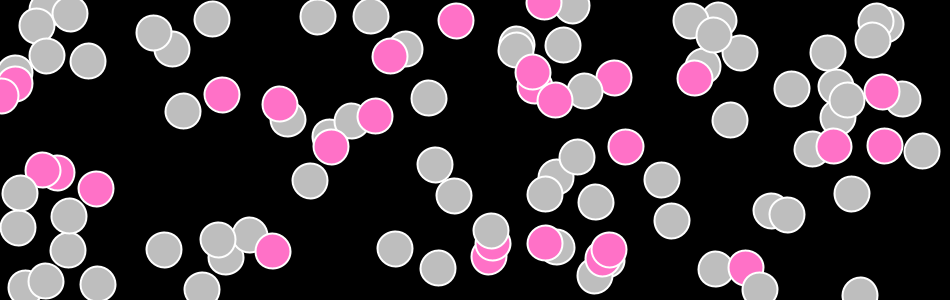
Frame 1 (no input)
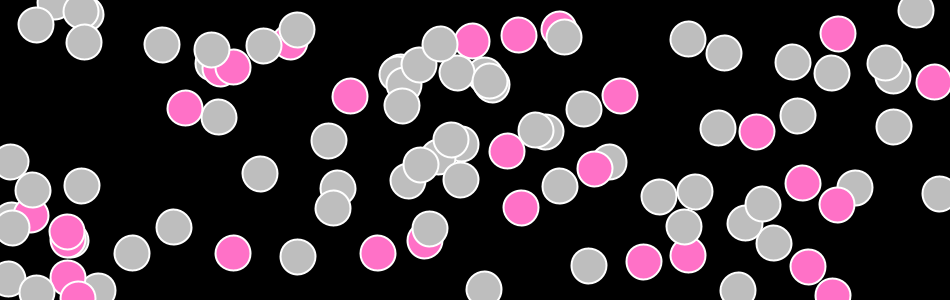
Frame 2 (the mouse pressed at the canvas centre, redrawn once)

The Processing sketch that drew these frames (run headless with seeded random() and noise(); the mouse was pressed at the canvas centre and the sketch redrawn once):

// Processing sketch: processing_62593
// ── processing_62593.pde

// Exercício de Probabilidades/ Percentagem    Anabel Santos

int totalObjectos; // numero total de objectos, neste caso circulos

float posX, posY; // variavel para a posição horizontal (x) e vertical (y) do circulo
float diametro; // variavel para o tamanho do circulo
float r,g,b; // variavel para as cores dos círculos

float probabilidade; // variável para controlar a probabilidade
float percentagem; //  variável para controlar as percentagens de cor
int countProbabilidade; //  variável para controlar

// definiçoes setup
void setup() { 
  
  size (950, 300); // tamanho do fundo
  noLoop(); //  imagem estática
  
  
  totalObjectos = 100;// numero total de circulos
  
  
 percentagem = 15; // 15 por cento dos circulos sejam rosas
 probabilidade = 90 - percentagem; // a variavel para o teste da probabilidade
 
  countProbabilidade  = 0; // um counter para verificarmos quantos circulos pintamos de vermelho
}


// parte ilustrativa (desenhos)
void draw(){
  background(0); // cor de fundo
  
  for ( int i = 0; i <totalObjectos; i++) /*Controla a uma sequência de repetiçoes 
                                               neste caso ciclo de criação de círculos*/
  {
     
 
     posX = random (width); // número aleatório para a posição horizonral 
     posY = random (height); // número aleatório para posição vertical
     diametro = 35; // diametro de 35     
     
     if (random(100) > probabilidade){ /* se o random 100 (rosa), for menor que a 
     probabilidade os circulos serão rosas */
      
     r = 255; // cor -  rosa dos círculos
     g = 113; // cor -  rosa dos círculos
     b = 199; // cor -  rosa dos círculos
       
     }
     else // caso contrário os círculos serão cinzentos
     {
     
     r = 190; // cor -  cinzento dos círculos
     g = 190; // cor -  cinzento dos círculos
     b = 190; //cor -  cinzento dos círculos
      
     }
     
   strokeWeight(2); // espessura da linha de contorno
     stroke (255); // define a cor do contorno dos circulos
     fill(r,g,b); // define as cores da maior parte dos círculos cinzentos
     smooth (); // suaviza o desenho
     ellipse ( posX, posY, diametro, diametro); // desenhar a elipse com os valores criados
  } 
  
 
         
}
